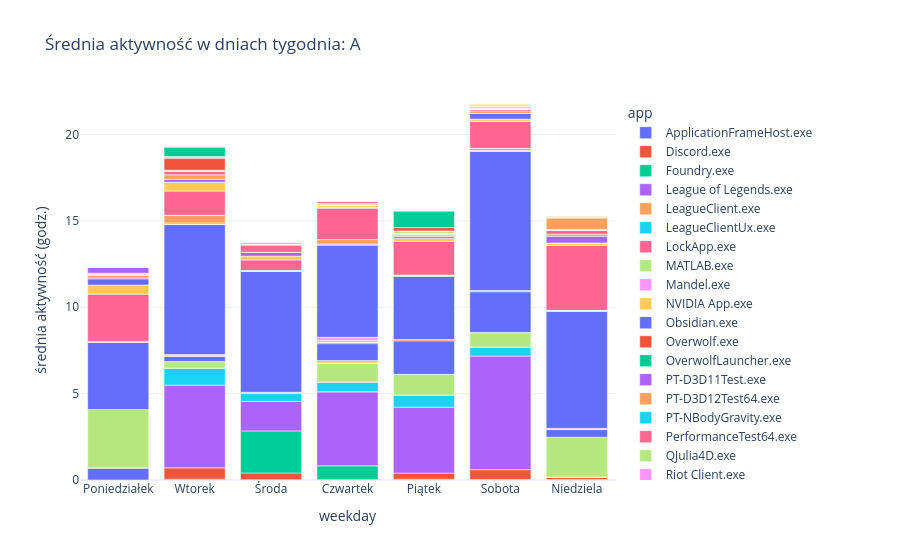

Source (notebook cell):
### Code cell
osoba = "A"
df3 = df2[df2['osoba'] == osoba]
ylim = np.ceil(df2.groupby(['osoba','weekday'])['average_activity'].sum().reset_index()['average_activity'].max())
px.bar(df3,
       x='weekday',
       y = 'average_activity',
       color=agregator,
       category_orders={'weekday':['Poniedziałek','Wtorek','Środa','Czwartek','Piątek','Sobota','Niedziela']},
       labels={'weekday_number':'dzień tygodnia','average_activity':'średnia aktywność (godz.)',agregator:agregator},
       title=f"Średnia aktywność w dniach tygodnia: {osoba}",
       template='plotly_white',
       range_y=[0,ylim])

### Figure 1 — Plotly figure (JSON) as saved in the notebook; plotly's stock layout.template omitted (floating-point values rounded to 4 significant figures)
{"data": [{"hovertemplate": "app=ApplicationFrameHost.exe<br>weekday=%{x}<br>średnia aktywność (godz.)=%{y}<extra></extra>", "legendgroup": "ApplicationFrameHost.exe", "marker": {"color": "#636efa", "pattern": {"shape": ""}}, "name": "ApplicationFrameHost.exe", "orientation": "v", "showlegend": true, "textposition": "auto", "type": "bar", "x": ["Czwartek", "Niedziela", "Piątek", "Poniedziałek", "Sobota", "Wtorek", "Środa"], "xaxis": "x", "y": [0.005345, 0.03142, 0.04291, 0.682, 0.02858, 0.04808, 0.01521], "yaxis": "y"}, {"hovertemplate": "app=Discord.exe<br>weekday=%{x}<br>średnia aktywność (godz.)=%{y}<extra></extra>", "legendgroup": "Discord.exe", "marker": {"color": "#EF553B", "pattern": {"shape": ""}}, "name": "Discord.exe", "orientation": "v", "showlegend": true, "textposition": "auto", "type": "bar", "x": ["Czwartek", "Niedziela", "Piątek", "Poniedziałek", "Sobota", "Wtorek", "Środa"], "xaxis": "x", "y": [0.006958, 0.124, 0.3575, 0.02491, 0.5698, 0.6555, 0.3931], "yaxis": "y"}, {"hovertemplate": "app=Foundry.exe<br>weekday=%{x}<br>średnia aktywność (godz.)=%{y}<extra></extra>", "legendgroup": "Foundry.exe", "marker": {"color": "#00cc96", "pattern": {"shape": ""}}, "name": "Foundry.exe", "orientation": "v", "showlegend": true, "textposition": "auto", "type": "bar", "x": ["Czwartek", "Środa"], "xaxis": "x", "y": [0.8074, 2.435], "yaxis": "y"}, {"hovertemplate": "app=League of Legends.exe<br>weekday=%{x}<br>średnia aktywność (godz.)=%{y}<extra></extra>", "legendgroup": "League of Legends.exe", "marker": {"color": "#ab63fa", "pattern": {"shape": ""}}, "name": "League of Legends.exe", "orientation": "v", "showlegend": true, "textposition": "auto", "type": "bar", "x": ["Czwartek", "Piątek", "Sobota", "Wtorek", "Środa"], "xaxis": "x", "y": [4.29, 3.816, 6.575, 4.788, 1.703], "yaxis": "y"}, {"hovertemplate": "app=LeagueClient.exe<br>weekday=%{x}<br>średnia aktywność (godz.)=%{y}<extra></extra>", "legendgroup": "LeagueClient.exe", "marker": {"color": "#FFA15A", "pattern": {"shape": ""}}, "name": "LeagueClient.exe", "orientation": "v", "showlegend": true, "textposition": "auto", "type": "bar", "x": ["Czwartek"], "xaxis": "x", "y": [0.00185], "yaxis": "y"}, {"hovertemplate": "app=LeagueClientUx.exe<br>weekday=%{x}<br>średnia aktywność (godz.)=%{y}<extra></extra>", "legendgroup": "LeagueClientUx.exe", "marker": {"color": "#19d3f3", "pattern": {"shape": ""}}, "name": "LeagueClientUx.exe", "orientation": "v", "showlegend": true, "textposition": "auto", "type": "bar", "x": ["Czwartek", "Niedziela", "Piątek", "Sobota", "Wtorek", "Środa"], "xaxis": "x", "y": [0.551, 0.01564, 0.68, 0.5073, 0.9851, 0.4549], "yaxis": "y"}, {"hovertemplate": "app=LockApp.exe<br>weekday=%{x}<br>średnia aktywność (godz.)=%{y}<extra></extra>", "legendgroup": "LockApp.exe", "marker": {"color": "#FF6692", "pattern": {"shape": ""}}, "name": "LockApp.exe", "orientation": "v", "showlegend": true, "textposition": "auto", "type": "bar", "x": ["Czwartek", "Piątek", "Sobota", "Wtorek", "Środa"], "xaxis": "x", "y": [0.01434, 0.02891, 0.02161, 0.0002822, 0.05526], "yaxis": "y"}, {"hovertemplate": "app=MATLAB.exe<br>weekday=%{x}<br>średnia aktywność (godz.)=%{y}<extra></extra>", "legendgroup": "MATLAB.exe", "marker": {"color": "#B6E880", "pattern": {"shape": ""}}, "name": "MATLAB.exe", "orientation": "v", "showlegend": true, "textposition": "auto", "type": "bar", "x": ["Czwartek", "Niedziela", "Piątek", "Poniedziałek", "Sobota", "Wtorek", "Środa"], "xaxis": "x", "y": [1.091, 2.306, 1.193, 3.372, 0.8231, 0.3778, 0.0107], "yaxis": "y"}, {"hovertemplate": "app=Mandel.exe<br>weekday=%{x}<br>średnia aktywność (godz.)=%{y}<extra></extra>", "legendgroup": "Mandel.exe", "marker": {"color": "#FF97FF", "pattern": {"shape": ""}}, "name": "Mandel.exe", "orientation": "v", "showlegend": true, "textposition": "auto", "type": "bar", "x": ["Czwartek"], "xaxis": "x", "y": [0.0002964], "yaxis": "y"}, {"hovertemplate": "app=NVIDIA App.exe<br>weekday=%{x}<br>średnia aktywność (godz.)=%{y}<extra></extra>", "legendgroup": "NVIDIA App.exe", "marker": {"color": "#FECB52", "pattern": {"shape": ""}}, "name": "NVIDIA App.exe", "orientation": "v", "showlegend": true, "textposition": "auto", "type": "bar", "x": ["Czwartek", "Piątek", "Sobota", "Wtorek"], "xaxis": "x", "y": [0.1482, 0.001135, 0.01832, 0.003109], "yaxis": "y"}, {"hovertemplate": "app=Obsidian.exe<br>weekday=%{x}<br>średnia aktywność (godz.)=%{y}<extra></extra>", "legendgroup": "Obsidian.exe", "marker": {"color": "#636efa", "pattern": {"shape": ""}}, "name": "Obsidian.exe", "orientation": "v", "showlegend": true, "textposition": "auto", "type": "bar", "x": ["Czwartek", "Niedziela", "Piątek", "Sobota", "Wtorek"], "xaxis": "x", "y": [0.9791, 0.4447, 1.936, 2.357, 0.299], "yaxis": "y"}, {"hovertemplate": "app=Overwolf.exe<br>weekday=%{x}<br>średnia aktywność (godz.)=%{y}<extra></extra>", "legendgroup": "Overwolf.exe", "marker": {"color": "#EF553B", "pattern": {"shape": ""}}, "name": "Overwolf.exe", "orientation": "v", "showlegend": true, "textposition": "auto", "type": "bar", "x": ["Czwartek", "Niedziela", "Piątek", "Sobota", "Wtorek", "Środa"], "xaxis": "x", "y": [0.08461, 0.0002797, 0.07051, 0.05575, 0.03219, 0.01298], "yaxis": "y"}, {"hovertemplate": "app=OverwolfLauncher.exe<br>weekday=%{x}<br>średnia aktywność (godz.)=%{y}<extra></extra>", "legendgroup": "OverwolfLauncher.exe", "marker": {"color": "#00cc96", "pattern": {"shape": ""}}, "name": "OverwolfLauncher.exe", "orientation": "v", "showlegend": true, "textposition": "auto", "type": "bar", "x": ["Czwartek", "Piątek", "Sobota", "Wtorek"], "xaxis": "x", "y": [0.0005656, 0.0009893, 0.001412, 0.0005631], "yaxis": "y"}, {"hovertemplate": "app=PT-D3D11Test.exe<br>weekday=%{x}<br>średnia aktywność (godz.)=%{y}<extra></extra>", "legendgroup": "PT-D3D11Test.exe", "marker": {"color": "#ab63fa", "pattern": {"shape": ""}}, "name": "PT-D3D11Test.exe", "orientation": "v", "showlegend": true, "textposition": "auto", "type": "bar", "x": ["Czwartek"], "xaxis": "x", "y": [0.008039], "yaxis": "y"}, {"hovertemplate": "app=PT-D3D12Test64.exe<br>weekday=%{x}<br>średnia aktywność (godz.)=%{y}<extra></extra>", "legendgroup": "PT-D3D12Test64.exe", "marker": {"color": "#FFA15A", "pattern": {"shape": ""}}, "name": "PT-D3D12Test64.exe", "orientation": "v", "showlegend": true, "textposition": "auto", "type": "bar", "x": ["Czwartek"], "xaxis": "x", "y": [0.008159], "yaxis": "y"}, {"hovertemplate": "app=PT-NBodyGravity.exe<br>weekday=%{x}<br>średnia aktywność (godz.)=%{y}<extra></extra>", "legendgroup": "PT-NBodyGravity.exe", "marker": {"color": "#19d3f3", "pattern": {"shape": ""}}, "name": "PT-NBodyGravity.exe", "orientation": "v", "showlegend": true, "textposition": "auto", "type": "bar", "x": ["Czwartek"], "xaxis": "x", "y": [0.004143], "yaxis": "y"}, {"hovertemplate": "app=PerformanceTest64.exe<br>weekday=%{x}<br>średnia aktywność (godz.)=%{y}<extra></extra>", "legendgroup": "PerformanceTest64.exe", "marker": {"color": "#FF6692", "pattern": {"shape": ""}}, "name": "PerformanceTest64.exe", "orientation": "v", "showlegend": true, "textposition": "auto", "type": "bar", "x": ["Czwartek"], "xaxis": "x", "y": [0.09665], "yaxis": "y"}, {"hovertemplate": "app=QJulia4D.exe<br>weekday=%{x}<br>średnia aktywność (godz.)=%{y}<extra></extra>", "legendgroup": "QJulia4D.exe", "marker": {"color": "#B6E880", "pattern": {"shape": ""}}, "name": "QJulia4D.exe", "orientation": "v", "showlegend": true, "textposition": "auto", "type": "bar", "x": ["Czwartek"], "xaxis": "x", "y": [0.0002964], "yaxis": "y"}, {"hovertemplate": "app=Riot Client.exe<br>weekday=%{x}<br>średnia aktywność (godz.)=%{y}<extra></extra>", "legendgroup": "Riot Client.exe", "marker": {"color": "#FF97FF", "pattern": {"shape": ""}}, "name": "Riot Client.exe", "orientation": "v", "showlegend": true, "textposition": "auto", "type": "bar", "x": ["Czwartek", "Niedziela", "Piątek", "Sobota", "Wtorek", "Środa"], "xaxis": "x", "y": [0.1646, 0.07122, 0.01239, 0.008015, 0.07535, 0.0003042], "yaxis": "y"}, {"hovertemplate": "app=SamsungMagician.exe<br>weekday=%{x}<br>średnia aktywność (godz.)=%{y}<extra></extra>", "legendgroup": "SamsungMagician.exe", "marker": {"color": "#FECB52", "pattern": {"shape": ""}}, "name": "SamsungMagician.exe", "orientation": "v", "showlegend": true, "textposition": "auto", "type": "bar", "x": ["Czwartek", "Sobota", "Wtorek", "Środa"], "xaxis": "x", "y": [0.00298, 0.001795, 0.001195, 0.0002922], "yaxis": "y"}, {"hovertemplate": "app=SandFall-Win64-Shipping.exe<br>weekday=%{x}<br>średnia aktywność (godz.)=%{y}<extra></extra>", "legendgroup": "SandFall-Win64-Shipping.exe", "marker": {"color": "#636efa", "pattern": {"shape": ""}}, "name": "SandFall-Win64-Shipping.exe", "orientation": "v", "showlegend": true, "textposition": "auto", "type": "bar", "x": ["Czwartek", "Niedziela", "Piątek", "Poniedziałek", "Sobota", "Wtorek", "Środa"], "xaxis": "x", "y": [5.347, 6.785, 3.652, 3.882, 8.068, 7.523, 7.011], "yaxis": "y"}, {"hovertemplate": "app=SearchHost.exe<br>weekday=%{x}<br>średnia aktywność (godz.)=%{y}<extra></extra>", "legendgroup": "SearchHost.exe", "marker": {"color": "#EF553B", "pattern": {"shape": ""}}, "name": "SearchHost.exe", "orientation": "v", "showlegend": true, "textposition": "auto", "type": "bar", "x": ["Czwartek", "Niedziela", "Piątek", "Poniedziałek", "Sobota", "Wtorek", "Środa"], "xaxis": "x", "y": [0.004231, 0.00602, 0.008831, 0.01174, 0.01393, 0.02767, 0.003096], "yaxis": "y"}, {"hovertemplate": "app=ShellHost.exe<br>weekday=%{x}<br>średnia aktywność (godz.)=%{y}<extra></extra>", "legendgroup": "ShellHost.exe", "marker": {"color": "#00cc96", "pattern": {"shape": ""}}, "name": "ShellHost.exe", "orientation": "v", "showlegend": true, "textposition": "auto", "type": "bar", "x": ["Czwartek", "Niedziela", "Piątek", "Poniedziałek", "Sobota", "Wtorek", "Środa"], "xaxis": "x", "y": [0.004967, 0.002916, 0.04857, 0.003474, 0.009678, 0.01069, 0.004931], "yaxis": "y"}, {"hovertemplate": "app=Spotify.exe<br>weekday=%{x}<br>średnia aktywność (godz.)=%{y}<extra></extra>", "legendgroup": "Spotify.exe", "marker": {"color": "#ab63fa", "pattern": {"shape": ""}}, "name": "Spotify.exe", "orientation": "v", "showlegend": true, "textposition": "auto", "type": "bar", "x": ["Czwartek", "Niedziela", "Piątek", "Poniedziałek", "Sobota", "Wtorek"], "xaxis": "x", "y": [0.04215, 0.02714, 0.01156, 0.03329, 0.01302, 0.0535], "yaxis": "y"}, {"hovertemplate": "app=SwUSB.exe<br>weekday=%{x}<br>średnia aktywność (godz.)=%{y}<extra></extra>", "legendgroup": "SwUSB.exe", "marker": {"color": "#FFA15A", "pattern": {"shape": ""}}, "name": "SwUSB.exe", "orientation": "v", "showlegend": true, "textposition": "auto", "type": "bar", "x": ["Czwartek", "Niedziela", "Piątek", "Poniedziałek", "Sobota", "Wtorek"], "xaxis": "x", "y": [0.257, 0.002647, 0.002193, 0.0002944, 0.1238, 0.4456], "yaxis": "y"}, {"hovertemplate": "app=Taskmgr.exe<br>weekday=%{x}<br>średnia aktywność (godz.)=%{y}<extra></extra>", "legendgroup": "Taskmgr.exe", "marker": {"color": "#19d3f3", "pattern": {"shape": ""}}, "name": "Taskmgr.exe", "orientation": "v", "showlegend": true, "textposition": "auto", "type": "bar", "x": ["Czwartek", "Niedziela", "Piątek", "Poniedziałek", "Sobota", "Wtorek", "Środa"], "xaxis": "x", "y": [0.006609, 0.005533, 0.006637, 0.01489, 0.008054, 0.008835, 0.03688], "yaxis": "y"}, {"hovertemplate": "app=brave.exe<br>weekday=%{x}<br>średnia aktywność (godz.)=%{y}<extra></extra>", "legendgroup": "brave.exe", "marker": {"color": "#FF6692", "pattern": {"shape": ""}}, "name": "brave.exe", "orientation": "v", "showlegend": true, "textposition": "auto", "type": "bar", "x": ["Czwartek", "Niedziela", "Piątek", "Poniedziałek", "Sobota", "Wtorek", "Środa"], "xaxis": "x", "y": [1.818, 3.756, 1.944, 2.736, 1.557, 1.392, 0.6018], "yaxis": "y"}, {"hovertemplate": "app=calibre-file-dialog.exe<br>weekday=%{x}<br>średnia aktywność (godz.)=%{y}<extra></extra>", "legendgroup": "calibre-file-dialog.exe", "marker": {"color": "#B6E880", "pattern": {"shape": ""}}, "name": "calibre-file-dialog.exe", "orientation": "v", "showlegend": true, "textposition": "auto", "type": "bar", "x": ["Czwartek", "Sobota"], "xaxis": "x", "y": [0.002537, 0.0008447], "yaxis": "y"}, {"hovertemplate": "app=calibre.exe<br>weekday=%{x}<br>średnia aktywność (godz.)=%{y}<extra></extra>", "legendgroup": "calibre.exe", "marker": {"color": "#FF97FF", "pattern": {"shape": ""}}, "name": "calibre.exe", "orientation": "v", "showlegend": true, "textposition": "auto", "type": "bar", "x": ["Czwartek", "Sobota"], "xaxis": "x", "y": [0.0483, 0.01209], "yaxis": "y"}, {"hovertemplate": "app=explorer.exe<br>weekday=%{x}<br>średnia aktywność (godz.)=%{y}<extra></extra>", "legendgroup": "explorer.exe", "marker": {"color": "#FECB52", "pattern": {"shape": ""}}, "name": "explorer.exe", "orientation": "v", "showlegend": true, "textposition": "auto", "type": "bar", "x": ["Czwartek", "Niedziela", "Piątek", "Poniedziałek", "Sobota", "Wtorek", "Środa"], "xaxis": "x", "y": [0.106, 0.1411, 0.1741, 0.5288, 0.1206, 0.502, 0.2231], "yaxis": "y"}, {"hovertemplate": "app=iPSMonitor.exe<br>weekday=%{x}<br>średnia aktywność (godz.)=%{y}<extra></extra>", "legendgroup": "iPSMonitor.exe", "marker": {"color": "#636efa", "pattern": {"shape": ""}}, "name": "iPSMonitor.exe", "orientation": "v", "showlegend": true, "textposition": "auto", "type": "bar", "x": ["Czwartek", "Niedziela", "Poniedziałek", "Sobota"], "xaxis": "x", "y": [0.02755, 0.001283, 0.3534, 0.3254], "yaxis": "y"}, {"hovertemplate": "app=lghub.exe<br>weekday=%{x}<br>średnia aktywność (godz.)=%{y}<extra></extra>", "legendgroup": "lghub.exe", "marker": {"color": "#EF553B", "pattern": {"shape": ""}}, "name": "lghub.exe", "orientation": "v", "showlegend": true, "textposition": "auto", "type": "bar", "x": ["Czwartek", "Niedziela", "Wtorek"], "xaxis": "x", "y": [0.001131, 0.0002847, 0.009621], "yaxis": "y"}, {"hovertemplate": "app=mmc.exe<br>weekday=%{x}<br>średnia aktywność (godz.)=%{y}<extra></extra>", "legendgroup": "mmc.exe", "marker": {"color": "#00cc96", "pattern": {"shape": ""}}, "name": "mmc.exe", "orientation": "v", "showlegend": true, "textposition": "auto", "type": "bar", "x": ["Czwartek"], "xaxis": "x", "y": [0.004157], "yaxis": "y"}, {"hovertemplate": "app=ms-teams.exe<br>weekday=%{x}<br>średnia aktywność (godz.)=%{y}<extra></extra>", "legendgroup": "ms-teams.exe", "marker": {"color": "#ab63fa", "pattern": {"shape": ""}}, "name": "ms-teams.exe", "orientation": "v", "showlegend": true, "textposition": "auto", "type": "bar", "x": ["Czwartek", "Niedziela", "Piątek", "Poniedziałek", "Sobota", "Wtorek", "Środa"], "xaxis": "x", "y": [0.001123, 0.3934, 0.104, 0.05619, 0.000704, 0.1694, 0.2114], "yaxis": "y"}, {"hovertemplate": "app=msedge.exe<br>weekday=%{x}<br>średnia aktywność (godz.)=%{y}<extra></extra>", "legendgroup": "msedge.exe", "marker": {"color": "#FFA15A", "pattern": {"shape": ""}}, "name": "msedge.exe", "orientation": "v", "showlegend": true, "textposition": "auto", "type": "bar", "x": ["Czwartek", "Niedziela", "Piątek", "Poniedziałek", "Sobota", "Wtorek", "Środa"], "xaxis": "x", "y": [0.06593, 0.1225, 0.06608, 0.1523, 0.1459, 0.2624, 0.009839], "yaxis": "y"}, {"hovertemplate": "app=oclParticles.exe<br>weekday=%{x}<br>średnia aktywność (godz.)=%{y}<extra></extra>", "legendgroup": "oclParticles.exe", "marker": {"color": "#19d3f3", "pattern": {"shape": ""}}, "name": "oclParticles.exe", "orientation": "v", "showlegend": true, "textposition": "auto", "type": "bar", "x": ["Czwartek"], "xaxis": "x", "y": [0.002103], "yaxis": "y"}, {"hovertemplate": "app=steamwebhelper.exe<br>weekday=%{x}<br>średnia aktywność (godz.)=%{y}<extra></extra>", "legendgroup": "steamwebhelper.exe", "marker": {"color": "#FF6692", "pattern": {"shape": ""}}, "name": "steamwebhelper.exe", "orientation": "v", "showlegend": true, "textposition": "auto", "type": "bar", "x": ["Czwartek", "Niedziela", "Piątek", "Poniedziałek", "Sobota", "Wtorek", "Środa"], "xaxis": "x", "y": [0.1163, 0.2284, 0.07597, 0.03714, 0.09154, 0.221, 0.4373], "yaxis": "y"}, {"hovertemplate": "app=unknown<br>weekday=%{x}<br>średnia aktywność (godz.)=%{y}<extra></extra>", "legendgroup": "unknown", "marker": {"color": "#B6E880", "pattern": {"shape": ""}}, "name": "unknown", "orientation": "v", "showlegend": true, "textposition": "auto", "type": "bar", "x": ["Czwartek", "Niedziela", "Piątek", "Sobota", "Wtorek"], "xaxis": "x", "y": [0.0003108, 0.0002961, 0.0006247, 0.0009864, 0.001399], "yaxis": "y"}, {"hovertemplate": "app=Bitwarden.exe<br>weekday=%{x}<br>średnia aktywność (godz.)=%{y}<extra></extra>", "legendgroup": "Bitwarden.exe", "marker": {"color": "#FF97FF", "pattern": {"shape": ""}}, "name": "Bitwarden.exe", "orientation": "v", "showlegend": true, "textposition": "auto", "type": "bar", "x": ["Niedziela", "Wtorek"], "xaxis": "x", "y": [0.004177, 0.002717], "yaxis": "y"}, {"hovertemplate": "app=Calendar.exe<br>weekday=%{x}<br>średnia aktywność (godz.)=%{y}<extra></extra>", "legendgroup": "Calendar.exe", "marker": {"color": "#FECB52", "pattern": {"shape": ""}}, "name": "Calendar.exe", "orientation": "v", "showlegend": true, "textposition": "auto", "type": "bar", "x": ["Niedziela", "Poniedziałek"], "xaxis": "x", "y": [0.002542, 0.0005644], "yaxis": "y"}, {"hovertemplate": "app=EXCEL.EXE<br>weekday=%{x}<br>średnia aktywność (godz.)=%{y}<extra></extra>", "legendgroup": "EXCEL.EXE", "marker": {"color": "#636efa", "pattern": {"shape": ""}}, "name": "EXCEL.EXE", "orientation": "v", "showlegend": true, "textposition": "auto", "type": "bar", "x": ["Niedziela", "Piątek", "Poniedziałek", "Sobota", "Wtorek"], "xaxis": "x", "y": [0.02508, 0.006344, 0.0002811, 0.01832, 0.009017], "yaxis": "y"}, {"hovertemplate": "app=MATLABWindow.exe<br>weekday=%{x}<br>średnia aktywność (godz.)=%{y}<extra></extra>", "legendgroup": "MATLABWindow.exe", "marker": {"color": "#EF553B", "pattern": {"shape": ""}}, "name": "MATLABWindow.exe", "orientation": "v", "showlegend": true, "textposition": "auto", "type": "bar", "x": ["Niedziela", "Poniedziałek"], "xaxis": "x", "y": [0.004267, 0.004223], "yaxis": "y"}, {"hovertemplate": "app=OpenWith.exe<br>weekday=%{x}<br>średnia aktywność (godz.)=%{y}<extra></extra>", "legendgroup": "OpenWith.exe", "marker": {"color": "#00cc96", "pattern": {"shape": ""}}, "name": "OpenWith.exe", "orientation": "v", "showlegend": true, "textposition": "auto", "type": "bar", "x": ["Niedziela", "Poniedziałek", "Sobota", "Wtorek"], "xaxis": "x", "y": [0.001409, 0.0005619, 0.0004226, 0.00028], "yaxis": "y"}, {"hovertemplate": "app=ScreenClippingHost.exe<br>weekday=%{x}<br>średnia aktywność (godz.)=%{y}<extra></extra>", "legendgroup": "ScreenClippingHost.exe", "marker": {"color": "#ab63fa", "pattern": {"shape": ""}}, "name": "ScreenClippingHost.exe", "orientation": "v", "showlegend": true, "textposition": "auto", "type": "bar", "x": ["Niedziela", "Piątek", "Poniedziałek", "Sobota", "Wtorek", "Środa"], "xaxis": "x", "y": [0.00263, 0.01477, 0.008167, 0.003942, 0.008186, 0.002258], "yaxis": "y"}, {"hovertemplate": "app=VALORANT-Win64-Shipping.exe<br>weekday=%{x}<br>średnia aktywność (godz.)=%{y}<extra></extra>", "legendgroup": "VALORANT-Win64-Shipping.exe", "marker": {"color": "#FFA15A", "pattern": {"shape": ""}}, "name": "VALORANT-Win64-Shipping.exe", "orientation": "v", "showlegend": true, "textposition": "auto", "type": "bar", "x": ["Niedziela"], "xaxis": "x", "y": [0.6757], "yaxis": "y"}, {"hovertemplate": "app=logioptionsplus.exe<br>weekday=%{x}<br>średnia aktywność (godz.)=%{y}<extra></extra>", "legendgroup": "logioptionsplus.exe", "marker": {"color": "#19d3f3", "pattern": {"shape": ""}}, "name": "logioptionsplus.exe", "orientation": "v", "showlegend": true, "textposition": "auto", "type": "bar", "x": ["Niedziela", "Piątek", "Poniedziałek", "Sobota", "Środa"], "xaxis": "x", "y": [0.003094, 0.00225, 0.001689, 0.004505, 0.003383], "yaxis": "y"}, {"hovertemplate": "app=mspaint.exe<br>weekday=%{x}<br>średnia aktywność (godz.)=%{y}<extra></extra>", "legendgroup": "mspaint.exe", "marker": {"color": "#FF6692", "pattern": {"shape": ""}}, "name": "mspaint.exe", "orientation": "v", "showlegend": true, "textposition": "auto", "type": "bar", "x": ["Niedziela", "Piątek", "Poniedziałek"], "xaxis": "x", "y": [0.003383, 0.01525, 0.03178], "yaxis": "y"}, {"hovertemplate": "app=olk.exe<br>weekday=%{x}<br>średnia aktywność (godz.)=%{y}<extra></extra>", "legendgroup": "olk.exe", "marker": {"color": "#B6E880", "pattern": {"shape": ""}}, "name": "olk.exe", "orientation": "v", "showlegend": true, "textposition": "auto", "type": "bar", "x": ["Niedziela", "Piątek", "Poniedziałek", "Sobota", "Wtorek"], "xaxis": "x", "y": [0.06222, 0.1231, 0.0386, 0.007466, 0.02223], "yaxis": "y"}, {"hovertemplate": "app=Photos.exe<br>weekday=%{x}<br>średnia aktywność (godz.)=%{y}<extra></extra>", "legendgroup": "Photos.exe", "marker": {"color": "#FF97FF", "pattern": {"shape": ""}}, "name": "Photos.exe", "orientation": "v", "showlegend": true, "textposition": "auto", "type": "bar", "x": ["Piątek", "Sobota"], "xaxis": "x", "y": [0.01804, 0.04961], "yaxis": "y"}, {"hovertemplate": "app=RiotClientServices.exe<br>weekday=%{x}<br>średnia aktywność (godz.)=%{y}<extra></extra>", "legendgroup": "RiotClientServices.exe", "marker": {"color": "#FECB52", "pattern": {"shape": ""}}, "name": "RiotClientServices.exe", "orientation": "v", "showlegend": true, "textposition": "auto", "type": "bar", "x": ["Piątek"], "xaxis": "x", "y": [0.001985], "yaxis": "y"}, {"hovertemplate": "app=dwm.exe<br>weekday=%{x}<br>średnia aktywność (godz.)=%{y}<extra></extra>", "legendgroup": "dwm.exe", "marker": {"color": "#636efa", "pattern": {"shape": ""}}, "name": "dwm.exe", "orientation": "v", "showlegend": true, "textposition": "auto", "type": "bar", "x": ["Piątek", "Sobota"], "xaxis": "x", "y": [0.0003067, 0.00325], "yaxis": "y"}, {"hovertemplate": "app=factorio.exe<br>weekday=%{x}<br>średnia aktywność (godz.)=%{y}<extra></extra>", "legendgroup": "factorio.exe", "marker": {"color": "#EF553B", "pattern": {"shape": ""}}, "name": "factorio.exe", "orientation": "v", "showlegend": true, "textposition": "auto", "type": "bar", "x": ["Piątek", "Wtorek"], "xaxis": "x", "y": [0.1981, 0.7092], "yaxis": "y"}, {"hovertemplate": "app=rstudio.exe<br>weekday=%{x}<br>średnia aktywność (godz.)=%{y}<extra></extra>", "legendgroup": "rstudio.exe", "marker": {"color": "#00cc96", "pattern": {"shape": ""}}, "name": "rstudio.exe", "orientation": "v", "showlegend": true, "textposition": "auto", "type": "bar", "x": ["Piątek"], "xaxis": "x", "y": [0.9466], "yaxis": "y"}, {"hovertemplate": "app=Notepad.exe<br>weekday=%{x}<br>średnia aktywność (godz.)=%{y}<extra></extra>", "legendgroup": "Notepad.exe", "marker": {"color": "#ab63fa", "pattern": {"shape": ""}}, "name": "Notepad.exe", "orientation": "v", "showlegend": true, "textposition": "auto", "type": "bar", "x": ["Poniedziałek", "Sobota", "Wtorek"], "xaxis": "x", "y": [0.3344, 0.001126, 0.0002828], "yaxis": "y"}, {"hovertemplate": "app=PickerHost.exe<br>weekday=%{x}<br>średnia aktywność (godz.)=%{y}<extra></extra>", "legendgroup": "PickerHost.exe", "marker": {"color": "#FFA15A", "pattern": {"shape": ""}}, "name": "PickerHost.exe", "orientation": "v", "showlegend": true, "textposition": "auto", "type": "bar", "x": ["Poniedziałek", "Sobota", "Środa"], "xaxis": "x", "y": [0.00085, 0.0005644, 0.0005669], "yaxis": "y"}, {"hovertemplate": "app=msedgewebview2.exe<br>weekday=%{x}<br>średnia aktywność (godz.)=%{y}<extra></extra>", "legendgroup": "msedgewebview2.exe", "marker": {"color": "#19d3f3", "pattern": {"shape": ""}}, "name": "msedgewebview2.exe", "orientation": "v", "showlegend": true, "textposition": "auto", "type": "bar", "x": ["Poniedziałek"], "xaxis": "x", "y": [0.0005625], "yaxis": "y"}, {"hovertemplate": "app=wmplayer.exe<br>weekday=%{x}<br>średnia aktywność (godz.)=%{y}<extra></extra>", "legendgroup": "wmplayer.exe", "marker": {"color": "#FF6692", "pattern": {"shape": ""}}, "name": "wmplayer.exe", "orientation": "v", "showlegend": true, "textposition": "auto", "type": "bar", "x": ["Poniedziałek", "Sobota"], "xaxis": "x", "y": [0.0008447, 0.06931], "yaxis": "y"}, {"hovertemplate": "app=Acrobat.exe<br>weekday=%{x}<br>średnia aktywność (godz.)=%{y}<extra></extra>", "legendgroup": "Acrobat.exe", "marker": {"color": "#B6E880", "pattern": {"shape": ""}}, "name": "Acrobat.exe", "orientation": "v", "showlegend": true, "textposition": "auto", "type": "bar", "x": ["Sobota"], "xaxis": "x", "y": [0.04333], "yaxis": "y"}, {"hovertemplate": "app=Code.exe<br>weekday=%{x}<br>średnia aktywność (godz.)=%{y}<extra></extra>", "legendgroup": "Code.exe", "marker": {"color": "#FF97FF", "pattern": {"shape": ""}}, "name": "Code.exe", "orientation": "v", "showlegend": true, "textposition": "auto", "type": "bar", "x": ["Sobota", "Wtorek"], "xaxis": "x", "y": [0.06505, 0.07126], "yaxis": "y"}, {"hovertemplate": "app=EpicGamesLauncher.exe<br>weekday=%{x}<br>średnia aktywność (godz.)=%{y}<extra></extra>", "legendgroup": "EpicGamesLauncher.exe", "marker": {"color": "#FECB52", "pattern": {"shape": ""}}, "name": "EpicGamesLauncher.exe", "orientation": "v", "showlegend": true, "textposition": "auto", "type": "bar", "x": ["Sobota"], "xaxis": "x", "y": [0.0566], "yaxis": "y"}, {"hovertemplate": "app=StartMenuExperienceHost.exe<br>weekday=%{x}<br>średnia aktywność (godz.)=%{y}<extra></extra>", "legendgroup": "StartMenuExperienceHost.exe", "marker": {"color": "#636efa", "pattern": {"shape": ""}}, "name": "StartMenuExperienceHost.exe", "orientation": "v", "showlegend": true, "textposition": "auto", "type": "bar", "x": ["Sobota", "Wtorek", "Środa"], "xaxis": "x", "y": [0.0002844, 0.0004217, 0.0002825], "yaxis": "y"}, {"hovertemplate": "app=CredentialUIBroker.exe<br>weekday=%{x}<br>średnia aktywność (godz.)=%{y}<extra></extra>", "legendgroup": "CredentialUIBroker.exe", "marker": {"color": "#EF553B", "pattern": {"shape": ""}}, "name": "CredentialUIBroker.exe", "orientation": "v", "showlegend": true, "textposition": "auto", "type": "bar", "x": ["Wtorek"], "xaxis": "x", "y": [0.006206], "yaxis": "y"}, {"hovertemplate": "app=SteelSeriesGGClient.exe<br>weekday=%{x}<br>średnia aktywność (godz.)=%{y}<extra></extra>", "legendgroup": "SteelSeriesGGClient.exe", "marker": {"color": "#00cc96", "pattern": {"shape": ""}}, "name": "SteelSeriesGGClient.exe", "orientation": "v", "showlegend": true, "textposition": "auto", "type": "bar", "x": ["Wtorek"], "xaxis": "x", "y": [0.5569], "yaxis": "y"}, {"hovertemplate": "app=Voicemod.exe<br>weekday=%{x}<br>średnia aktywność (godz.)=%{y}<extra></extra>", "legendgroup": "Voicemod.exe", "marker": {"color": "#ab63fa", "pattern": {"shape": ""}}, "name": "Voicemod.exe", "orientation": "v", "showlegend": true, "textposition": "auto", "type": "bar", "x": ["Wtorek"], "xaxis": "x", "y": [0.011], "yaxis": "y"}, {"hovertemplate": "app=WinRAR.exe<br>weekday=%{x}<br>średnia aktywność (godz.)=%{y}<extra></extra>", "legendgroup": "WinRAR.exe", "marker": {"color": "#FFA15A", "pattern": {"shape": ""}}, "name": "WinRAR.exe", "orientation": "v", "showlegend": true, "textposition": "auto", "type": "bar", "x": ["Wtorek"], "xaxis": "x", "y": [0.01239], "yaxis": "y"}, {"hovertemplate": "app=LauncherInstallerBundle.exe<br>weekday=%{x}<br>średnia aktywność (godz.)=%{y}<extra></extra>", "legendgroup": "LauncherInstallerBundle.exe", "marker": {"color": "#19d3f3", "pattern": {"shape": ""}}, "name": "LauncherInstallerBundle.exe", "orientation": "v", "showlegend": true, "textposition": "auto", "type": "bar", "x": ["Środa"], "xaxis": "x", "y": [0.0002811], "yaxis": "y"}, {"hovertemplate": "app=Paradox Launcher.exe<br>weekday=%{x}<br>średnia aktywność (godz.)=%{y}<extra></extra>", "legendgroup": "Paradox Launcher.exe", "marker": {"color": "#FF6692", "pattern": {"shape": ""}}, "name": "Paradox Launcher.exe", "orientation": "v", "showlegend": true, "textposition": "auto", "type": "bar", "x": ["Środa"], "xaxis": "x", "y": [0.003957], "yaxis": "y"}, {"hovertemplate": "app=hollow_knight.exe<br>weekday=%{x}<br>średnia aktywność (godz.)=%{y}<extra></extra>", "legendgroup": "hollow_knight.exe", "marker": {"color": "#B6E880", "pattern": {"shape": ""}}, "name": "hollow_knight.exe", "orientation": "v", "showlegend": true, "textposition": "auto", "type": "bar", "x": ["Środa"], "xaxis": "x", "y": [0.1398], "yaxis": "y"}, {"hovertemplate": "app=launcher-installer-windows_2025.5.exe<br>weekday=%{x}<br>średnia aktywność (godz.)=%{y}<extra></extra>", "legendgroup": "launcher-installer-windows_2025.5.exe", "marker": {"color": "#FF97FF", "pattern": {"shape": ""}}, "name": "launcher-installer-windows_2025.5.exe", "orientation": "v", "showlegend": true, "textposition": "auto", "type": "bar", "x": ["Środa"], "xaxis": "x", "y": [0.001971], "yaxis": "y"}], "layout": {"barmode": "relative", "legend": {"title": {"text": "app"}, "tracegroupgap": 0}, "title": {"text": "Średnia aktywność w dniach tygodnia: A"}, "xaxis": {"anchor": "y", "categoryarray": ["Poniedziałek", "Wtorek", "Środa", "Czwartek", "Piątek", "Sobota", "Niedziela"], "categoryorder": "array", "domain": [0, 1], "title": {"text": "weekday"}}, "yaxis": {"anchor": "x", "domain": [0, 1], "range": [0, 22], "title": {"text": "średnia aktywność (godz.)"}}}}
